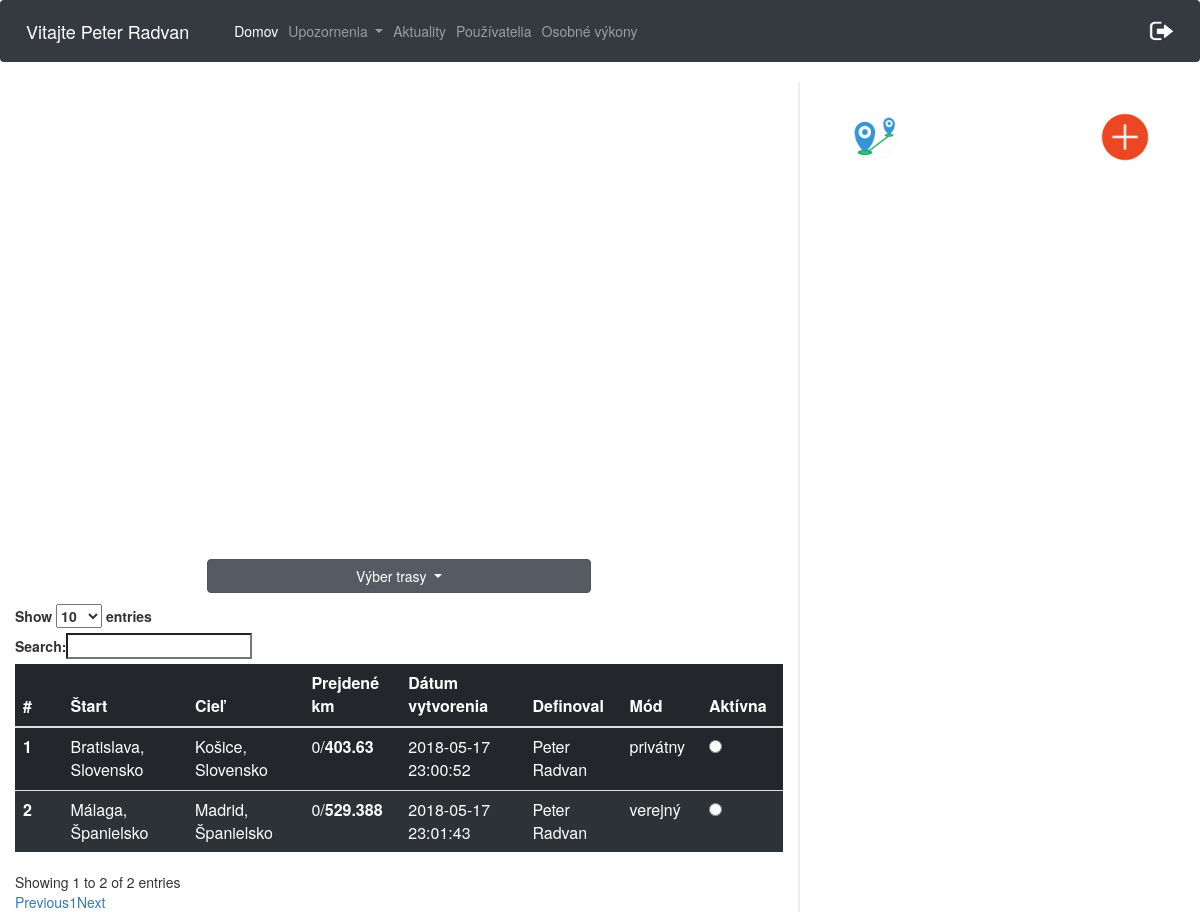
The page /cesty.php (signed in) on the database as committed earlier.
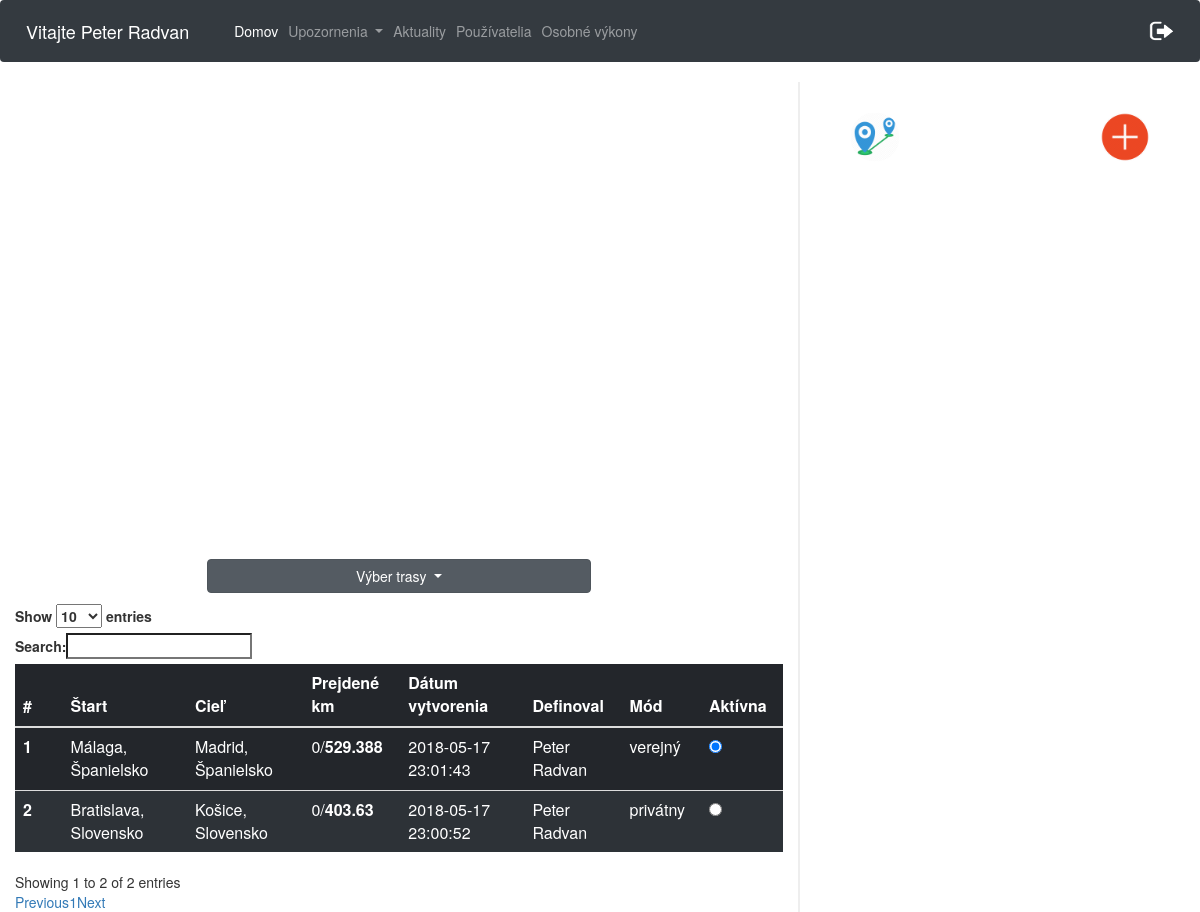
The same page on the database as committed later.
### tables this page shows
CREATE TABLE `pouzivatelia` (
  `id` int(11) NOT NULL,
  `meno` varchar(20) NOT NULL,
  `priezvisko` varchar(20) NOT NULL,
  `email` varchar(40) NOT NULL,
  `heslo` varchar(60) NOT NULL,
  `stredna_skola` varchar(40) NOT NULL,
  `stredna_skola_adresa` varchar(60) NOT NULL,
  `ulica` varchar(40) NOT NULL,
  `psc` varchar(10) NOT NULL,
  `obec` varchar(40) NOT NULL,
  `rola` varchar(10) NOT NULL DEFAULT 'user',
  `odoberatel` tinyint(1) NOT NULL DEFAULT '0',
  `prve_prihlasenie` int(11) NOT NULL DEFAULT '0',
  `nazovtimu` varchar(50) DEFAULT NULL
);

CREATE TABLE `trasa_pouzivatel` (
  `id` int(11) NOT NULL,
  `id_pouzivatel` int(11) NOT NULL,
  `id_trasa` int(11) NOT NULL,
  `prejdene_km` int(11) NOT NULL,
  `aktivna_trasa` int(11) NOT NULL
);

CREATE TABLE `trasa` (
  `id` int(10) UNSIGNED NOT NULL,
  `start_nazov` varchar(50) NOT NULL,
  `start_lat` varchar(20) NOT NULL,
  `start_long` varchar(20) NOT NULL,
  `ciel_nazov` varchar(50) NOT NULL,
  `ciel_lat` varchar(20) NOT NULL,
  `ciel_long` varchar(20) NOT NULL,
  `celkove_km` double NOT NULL,
  `datum_vytvorenia` datetime NOT NULL,
  `mod_trasy` varchar(20) NOT NULL,
  `id_user` int(11) NOT NULL,
  `vytvoril` varchar(100) NOT NULL
);

### cesty.php (the view, shortened to what the changed rows need)
<html>
<head>
    <link rel="stylesheet" href="https://maxcdn.bootstrapcdn.com/bootstrap/4.0.0/css/bootstrap.min.css">
    <link rel="stylesheet" type="text/css" href="https://maxcdn.bootstrapcdn.com/bootstrap/3.3.7/css/bootstrap.min.css">
    <link rel="stylesheet" type="text/css" href="https://cdn.datatables.net/1.10.16/css/dataTables.bootstrap.min.css">
    <link rel="stylesheet" href="./css/cesty.css">
</head>
<body>
<nav class="navbar navbar-expand-lg  navbar-dark bg-dark">
        <span class="navbar-brand" >
            <?php
            $conn = new mysqli($servername, $username, $password, $dbname);
            $conn->set_charset("UTF8");
            $email= $_SESSION['email'];
            $query="SELECT meno, priezvisko from pouzivatelia WHERE email='$email'";
            $result = mysqli_query($conn,$query);
            while ($data = mysqli_fetch_array($result)){
                echo "Vitajte ".$data['meno']." ".$data['priezvisko'];
            }
            ?>
        </span>
    <div class="collapse navbar-collapse" id="navbarSupportedContent">
        <ul class="navbar-nav mr-auto">
        </ul>
        <ul class="nav navbar-nav navbar-right">
        </ul>
    </div>
</nav>
<div class="row">
    <div class="col-8 leftCol">
            <?php
            $conn = new mysqli($servername, $username, $password, $dbname);
            $conn->set_charset("UTF8");
            $idU = $_SESSION['id'];
            $sql = "SELECT trasa.id as tid, pouzivatelia.id, trasa.start_nazov, trasa.ciel_nazov, trasa_pouzivatel.prejdene_km, trasa.celkove_km, trasa.datum_vytvorenia, trasa_pouzivatel.aktivna_trasa, trasa.mod_trasy, trasa.vytvoril
                    FROM trasa_pouzivatel
                    INNER JOIN trasa ON trasa.id = trasa_pouzivatel.id_trasa
                    INNER JOIN pouzivatelia on pouzivatelia.id = trasa_pouzivatel.id_pouzivatel
                    WHERE trasa_pouzivatel.id_pouzivatel = $idU ORDER BY aktivna_trasa DESC";
            ?>
        <table class="table table-dark" id="privatneTrasy">
            <thead>
            <tr>
                <th scope="col">#</th>
                <th scope="col">Štart</th>
                <th scope="col">Cieľ</th>
                <th scope="col">Prejdené km</th>
                <th scope="col">Dátum vytvorenia</th>
                <th scope="col">Definoval</th>
                <th scope="col">Mód</th>
                <th scope="col">Aktívna</th>
            </tr>
            </thead>
            <tbody>
            <?php
            $i = 1;
            if ($result = $conn->query($sql)) {
                while ($row = $result->fetch_object()) {
                    echo "<tr>";
                    echo "<th scope='row'>$i <span class='spanId' >$row->id</span><span class='spanTid' >$row->tid</span></th>";
                    echo "<td>$row->start_nazov</td>";
                    echo "<td>$row->ciel_nazov</td>";
                    echo "<td>$row->prejdene_km/<b>$row->celkove_km</b></td>";
                    echo "<td>$row->datum_vytvorenia</td>";
                    echo "<td>$row->vytvoril</td>";
                    echo "<td>$row->mod_trasy</td>";
                    if($row->aktivna_trasa > 0){
                        echo "<td><input onclick='check($i)' class='radio' type='radio' checked> </td>";
                    }
                    else{
                        echo "<td><input onclick='check($i)' class='radio' type='radio' ></td>";
                    }
                    echo "</tr>";
                    $i++;
                }
            }
            ?>
            </tbody>
        </table>
    </div>
    </div>
</body>
</html>

Rows that differ between the two databases and show on the page:
changed trasa_pouzivatel "Málaga, Španielsko": aktivna_trasa 0 → 1 (drawn); moves up the list
